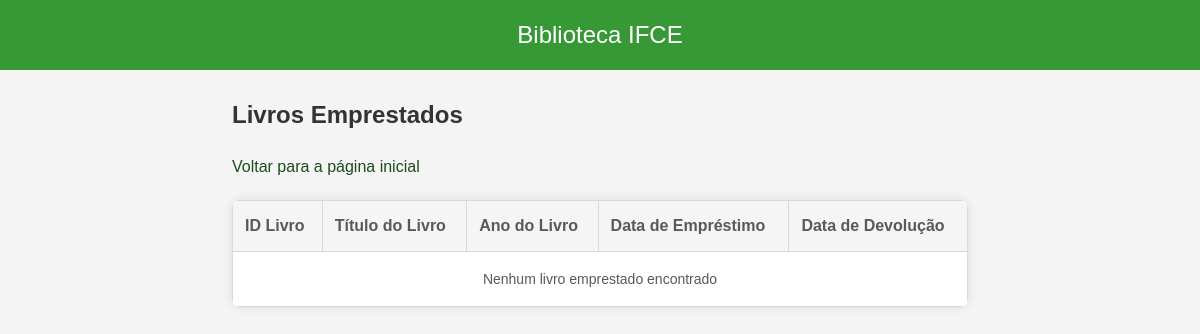
The app's page /biblioteca/View/livros_emprestados.php, older data.
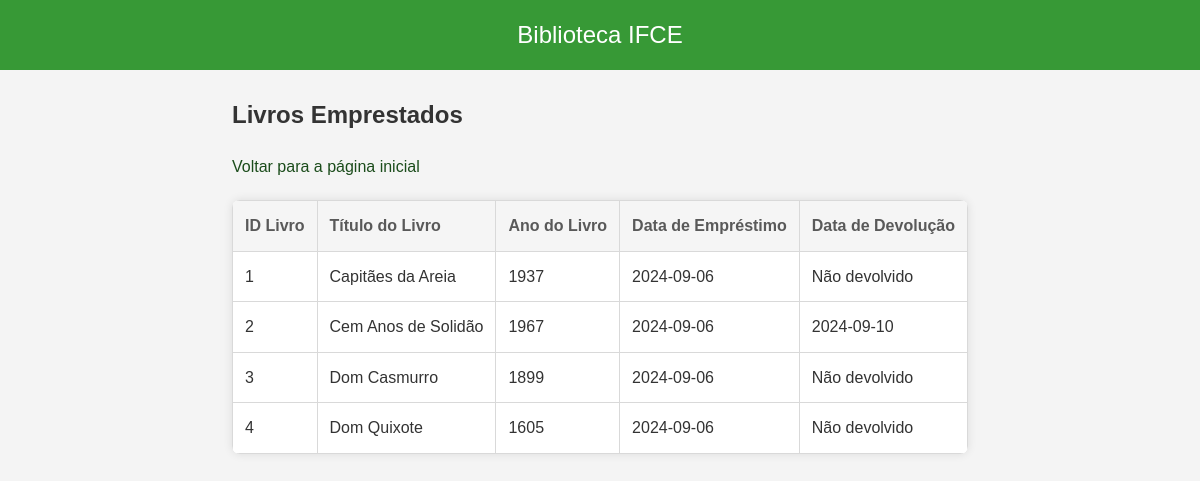
The same page, newer data.
### tables this page shows
CREATE TABLE emprestimo (
    id INT AUTO_INCREMENT PRIMARY KEY,
    idLivro INT NOT NULL,
    idEstudante INT NOT NULL,
    dataEmprestimo DATE NOT NULL,
    dataDevolucao DATE DEFAULT NULL,
    FOREIGN KEY (idLivro) REFERENCES livro(id),
    FOREIGN KEY (idEstudante) REFERENCES estudante(idEstudante),
    CHECK (dataDevolucao IS NULL OR dataDevolucao >= dataEmprestimo)
);

CREATE TABLE livro (
    id INT AUTO_INCREMENT PRIMARY KEY,
    titulo VARCHAR(255) NOT NULL,
    ano INT,
    autor INT,
    FOREIGN KEY (autor) REFERENCES autor(id) ON DELETE SET NULL
);

### biblioteca/Repository/EmprestimoRepository.php (called while the page is built, shortened)
<?php
class EmprestimoRepository {
    private $db;
    public function __construct() {
        $this->db = new Database();
    }
    public function listarLivrosEmprestados() {
        $conn = $this->db->getConnection();
        $sql = "SELECT livro.id AS livro_id, livro.titulo, livro.ano, emprestimo.dataEmprestimo, emprestimo.dataDevolucao
                FROM emprestimo
                JOIN livro ON emprestimo.idLivro = livro.id";
        $stmt = $conn->prepare($sql);
        if (!$stmt->execute()) {
            error_log("Erro ao executar a consulta: " . $stmt->error);
            return [];
        }
        $result = $stmt->get_result();
        $livrosEmprestados = [];
        while ($row = $result->fetch_assoc()) {
            $livrosEmprestados[] = $row;
        }
        return $livrosEmprestados;
    }
}
?>

### biblioteca/Controller/EmprestimoController.php (called while the page is built, shortened)
<?php
include_once '../Repository/EmprestimoRepository.php';
class EmprestimoController {
    private $repository;
    public function __construct() {
        $this->repository = new EmprestimoRepository();
    }
    public function listarLivrosEmprestados() {
        return $this->repository->listarLivrosEmprestados();
    }
}
?>

### biblioteca/View/livros_emprestados.php (the view, shortened to what this page needs)
<?php
include_once '../Controller/EmprestimoController.php';
$emprestimoController = new EmprestimoController();
$livrosEmprestados = $emprestimoController->listarLivrosEmprestados();
?>
<!DOCTYPE html>
<html lang="pt-br">
<head>
</head>
<body>
    <div class="navbar">Biblioteca IFCE</div>
    <div class="container">
        <h1>Livros Emprestados</h1>
        <a href="index.php">Voltar para a página inicial</a>
        <table>
            <tr>
                <th>ID Livro</th>
                <th>Título do Livro</th>
                <th>Ano do Livro</th>
                <th>Data de Empréstimo</th>
                <th>Data de Devolução</th>
            </tr>
            <?php
            if (!empty($livrosEmprestados)) {
                foreach ($livrosEmprestados as $livro) {
                    echo "<tr>
                        <td>" . htmlspecialchars($livro['livro_id']) . "</td>
                        <td>" . htmlspecialchars($livro['titulo']) . "</td>
                        <td>" . htmlspecialchars($livro['ano']) . "</td>
                        <td>" . htmlspecialchars($livro['dataEmprestimo']) . "</td>
                        <td>" . (empty($livro['dataDevolucao']) ? 'Não devolvido' : htmlspecialchars($livro['dataDevolucao'])) . "</td>
                    </tr>";
                }
            } else {
                echo "<tr><td colspan='5' class='no-books'>Nenhum livro emprestado encontrado</td></tr>";
            }
            ?>
        </table>
    </div>
</body>
</html>

### biblioteca/View/livros_emprestados.php (style rules this page uses)
* { margin: 0; padding: 0; box-sizing: border-box; }
body { font-family: Arial, sans-serif; background-color: #f4f4f4; color: #333; line-height: 1.6; margin: 0; padding: 0; }
.navbar { background-color: #379936; color: white; width: 100%; padding: 1rem; text-align: center; font-size: 1.5rem; position: fixed; top: 0; left: 0; z-index: 1000; }
.container { margin: 4rem auto 0 auto; max-width: 800px; padding: 2rem; }
h1 { font-size: 24px; margin-bottom: 20px; }
a { display: inline-block; margin-bottom: 20px; font-size: 16px; color: #1b4c1b; text-decoration: none; }
table { width: 100%; border-collapse: collapse; background-color: white; border-radius: 8px; box-shadow: 0 0 10px rgba(0, 0, 0, 0.1); overflow: hidden; }
th, td { border: 1px solid #d9d9d9; padding: 12px; text-align: left; }
th { background-color: #f5f5f5; color: #595959; }
td { background-color: #fff; }
.no-books { text-align: center; color: #595959; padding: 16px; font-size: 14px; }

Row changes from the older to the newer data that the page shows:
added emprestimo: idLivro "1", idLivro.titulo "Capitães da Areia", idLivro.ano "1937", dataEmprestimo "2024-09-06", shows "Não devolvido"
added emprestimo: idLivro "2", idLivro.titulo "Cem Anos de Solidão", idLivro.ano "1967", dataEmprestimo "2024-09-06", dataDevolucao "2024-09-10"
added emprestimo: idLivro "3", idLivro.titulo "Dom Casmurro", idLivro.ano "1899", dataEmprestimo "2024-09-06", shows "Não devolvido"
added emprestimo: idLivro "4", idLivro.titulo "Dom Quixote", idLivro.ano "1605", dataEmprestimo "2024-09-06", shows "Não devolvido"
Text that changed along with them:
text no longer shown: "Nenhum livro emprestado encontrado"
